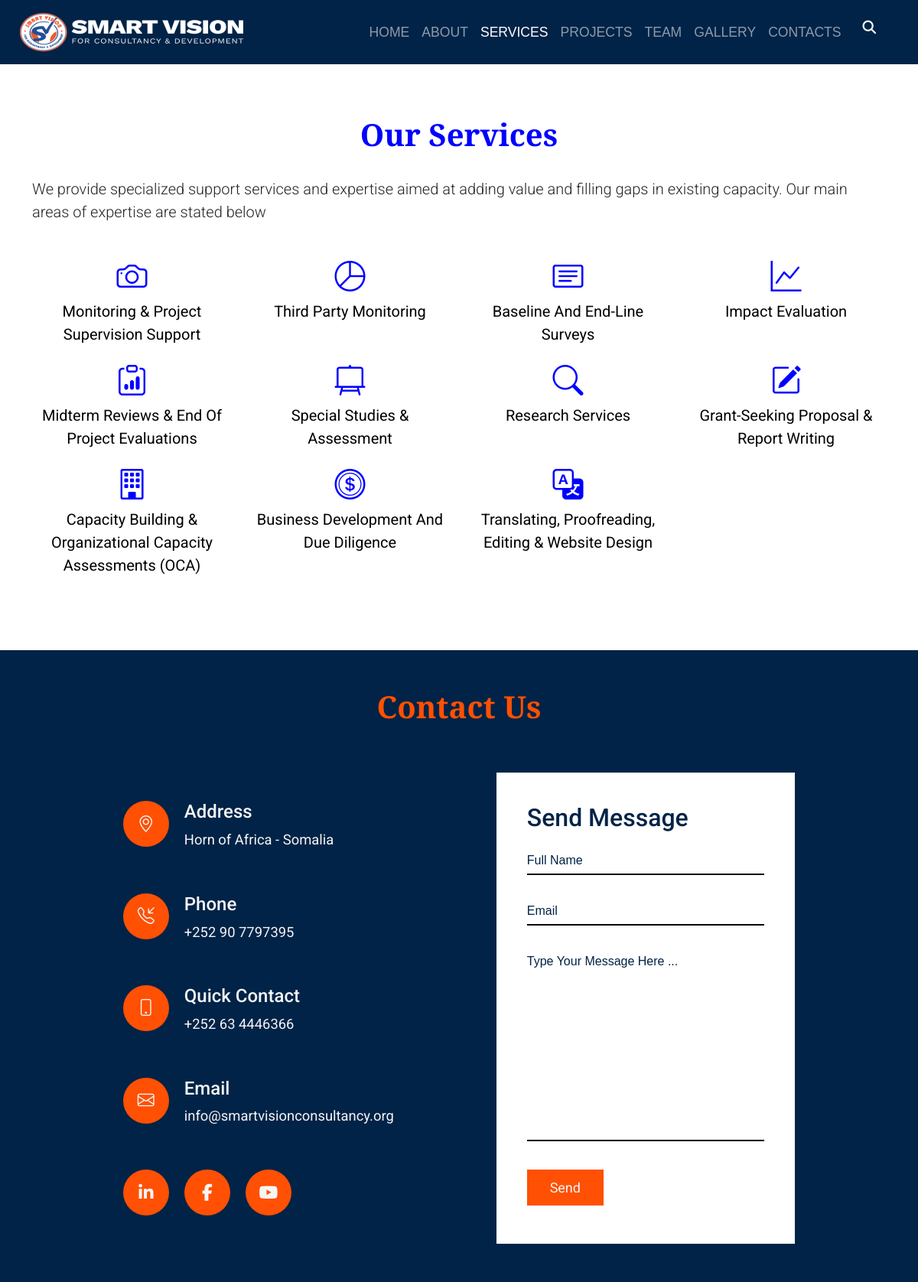
Page /services/ on the committed database.
### base/models.py (models this page shows, shortened)
class Service(models.Model):
    name = models.CharField(max_length=200)
    description = models.TextField()
    icon = models.CharField(max_length=200, null=True, blank=True)

### base/views.py (the view)
# urls.py: path('services/' , views.servicesPage, name="services"),
def servicesPage(request):
    services = Service.objects.all()
    context = {'services': services}
    return render(request, 'base/services.html', context)

### base/templates/base/services.html (shortened to what this page needs)
{% extends 'main.html' %}
{% load static %}
{% block content %}
<div class="navigation">
    <nav class="navbar fixed-top navbar-expand-lg navbar-dark">
        <div class="container-fluid">
            <a href="{% url 'index' %}">
                <img src="{% static 'images/svlogo.png' %}" alt="" width="300" height="55" class="d-inline-block" />
            </a>
            <div class="collapse navbar-collapse justify-content-end" id="navbarNav">
                <ul class="navbar-nav ml-auto mx-3">
                    <li class="nav-item">
                        <a class="nav-link" aria-current="page" href="{% url 'index' %}">HOME</a>
                    </li>
                    <li class="nav-item">
                        <a class="nav-link" href="{% url 'about' %}">ABOUT</a>
                    </li>
                    <li class="nav-item">
                        <a class="nav-link active" href="#">SERVICES</a>
                    </li>
                    <li class="nav-item">
                        <a class="nav-link" href="{% url 'projects' %}">PROJECTS</a>
                    </li>
                    <li class="nav-item">
                        <a class="nav-link" href="{% url 'team' %}">TEAM</a>
                    </li>
                    <li class="nav-item">
                        <a class="nav-link" href="{% url 'gallery' %}">GALLERY</a>
                    </li>
                    <li class="nav-item">
                        <a class="nav-link" href="{% url 'contact' %}">CONTACTS</a>
                    </li>
                    <li class="nav-item">
                        <form method=POST action="{% url 'search' %}">
                            <i class="fa fa-search"></i>
                        </form>
                    </li>
                </ul>
            </div>
        </div>
    </nav>
</div>
<br><br><br>
<div class="services padding" id="scrollspyHeading1">
    <div class="container-md">
        <h1>Our Services</h1>
        <br />
        <p class="lead">
            We provide specialized support services and expertise aimed at adding
            value and filling gaps in existing capacity. Our main areas of
            expertise are stated below
        </p>
        <br />
        <div class="row">
            {% for service in services %}
            <div class="col-md-3">
                <a href="{% url 'service' service.id %}">
                    <i class="{{service.icon}}"></i>
                    <p>
                        {{service.name}}
                    </p>
                </a>
            </div>
            {% endfor %}
        </div>
    </div>
</div>
{% endblock content %}

### static/style.css (style rules this page uses)
html, body { height: 100%; width: 100%; font-family: 'Poppins', sans-serif; position: relative; -webkit-font-smoothing: antialiased; margin: 0; }
* { -webkit-box-sizing: border-box; -moz-box-sizing: border-box; box-sizing: border-box; }
.navbar { padding: .9rem; background-color: #002347; font-size: 1.1em; color: whitesmoke; }
.navbar-nav { align-items: center; display: flex; }
.navigation form { position: relative; top: 50%; left: 50%; transform: translate(-50%,-50%); transition: all 1s; width: 50px; height: 25px; background: #002347; box-sizing: border-box; border-radius: 25px; border: 4px #002347; padding: 5px; }
.fa { box-sizing: border-box; padding: 10px; width: 42.5px; height: 42.5px; position: absolute; top: 0; right: 0; border-radius: 50%; color: whitesmoke; text-align: center; font-size: 1em; transition: all 1s; }
.navigation a { text-decoration: none; color: whitesmoke; }
.padding { padding: 80px 0; }
.about h2, .services h1, .project-carousel h3, .projects h1, .counter h1, .team h1, .gallery-heading h1, .client-heading h1, .contact h1, .testimony-heading h1, .about-page-heading h1, .about-history-txt h1, .profile h1, .single-project h3, .single-service h3 { font-family: 'Cormorant Garamond', serif; font-weight: 600; color: blue; }
.about p, .services p, .project-carousel, .projects p, .team p, .member p, .client-heading p, .contact-heading p, .contact p, .testimony-heading p, .about-history-txt p, .about-page-heading p, .profile p, .single-project p, .single-service p { font-family: 'Roboto', sans-serif; font-size: 1.15em; }
.services .container-md h1, .projects .container-md h1, .counter .container-md h1, .team .container-md h1, .gallery-heading .container-md h1, .client-heading .container-md h1, .contact .container-md h1, .testimony-heading .container-md h1, .about-page-heading .container-md h1, .single-about-history2 h1, .profile h1, .profile h4, .profile .prof-pic , .single-project h1, .single-service h1 { text-align: center; }
.services .container-md .row { text-align: center; }
.services .bi { font-size: 40px; color: blue; }
.services p { font-size: 20px; }
.services a { color: black; text-decoration: none; }

### rows in the picture
Service: name "Monitoring & Project Supervision Support"
Service: name "Third Party Monitoring"
Service: name "Baseline And End-Line Surveys"
Service: name "Impact Evaluation"
Service: name "Midterm Reviews & End Of Project Evaluations"
Service: name "Special Studies & Assessment"
Service: name "Research Services"
Service: name "Grant-Seeking Proposal & Report Writing"
Service: name "Capacity Building & Organizational Capacity Assessments (OCA)"
Service: name "Business Development And Due Diligence"
Service: name "Translating, Proofreading, Editing & Website Design"
